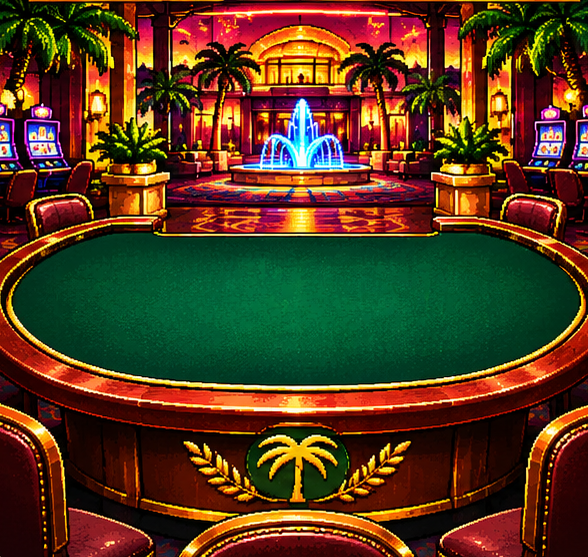
#> input picture art/source_sheets/card_tables_v1/backgrounds/desert_palms/scene.png, 588 x 557 px, found by its file name
$ python prep_card_scenes.py ../art/source_sheets/card_tables_v1/backgrounds/desert_palms/scene.png ../art/source_sheets/card_tables_v1/backgrounds/desert_palms/scene.png
#> lines starting #> are read from the running program, lines starting #| are printed output that depends on the picture; after the words box and inside, x2 and y2 are one past the last pixel; in counts of white or black regions, pixels touching at a corner belong together
"""Card table scenes (CASINO_CARD_TABLES_V1): remove the concept sheet's leftover grid separators
(the top 3 rows on every scene; a gold/dark strip on the left of White Buffalo and Morongo Sky).
Only those border strips are removed: no scaling, no other cropping. Then measures the felt.
Usage: prep_card_scenes.py SRC_BACKGROUNDS_DIR OUT_DIR"""
import json, sys
import numpy as np
from PIL import Image
from scipy import ndimage

TRIM = {'desert_palms': (0, 3), 'white_buffalo': (7, 3), 'morongo_sky': (23, 3)}  # (left, top) pixels
src, out = sys.argv[1], sys.argv[2]
meta = {}
for c, (l, t) in TRIM.items():
    im = Image.open(f'{src}/{c}/scene.png').convert('RGBA')
#> im is the input picture: PIL image 588x557 RGBA; mean R, G, B, A 85.2, 57.3, 29.8, 255
    im = im.crop((l, t, im.width, im.height))
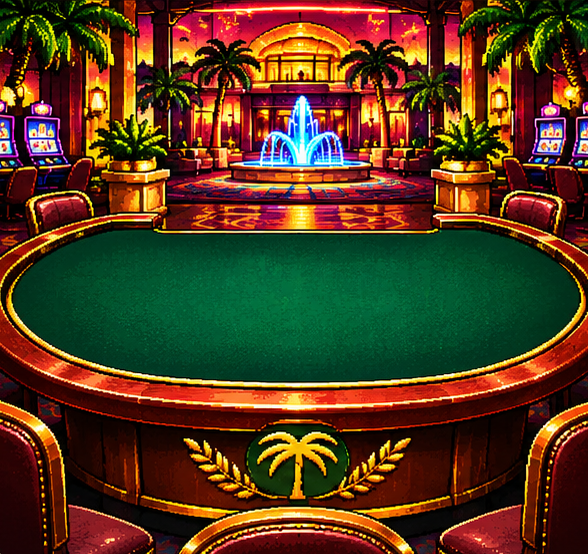
#> im: PIL image 588x554 RGBA; mean R, G, B, A 85.2, 57.4, 30, 255
    import os; os.makedirs(f'{out}/{c}', exist_ok=True)
    im.save(f'{out}/{c}/card_scene.png', optimize=True)
    a = np.array(im.convert('RGB')).astype(int)
    h, w = a.shape[:2]
#> h = 554; w = 588
    ref = a[262:272, w // 2 - 10:w // 2 + 10].reshape(-1, 3).mean(0)
#> ref = [1.58, 98.25, 55.82]
    m = np.sqrt(((a - ref) ** 2).sum(2)) < 45
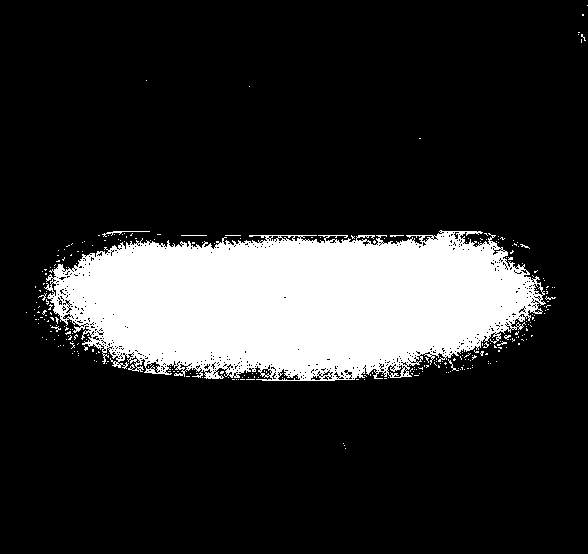
#> m: shape (554, 588) bool; 17.2% white; 288 white regions (282 under 20 px), largest, box (x1, y1, x2, y2) and area: (44, 230, 546, 381) 55055, (102, 231, 150, 237) 71, (181, 235, 207, 236) 26, (448, 359, 459, 371) 26, (38, 293, 47, 301) 20, (51, 326, 61, 332) 20
    lab, _ = ndimage.label(m)
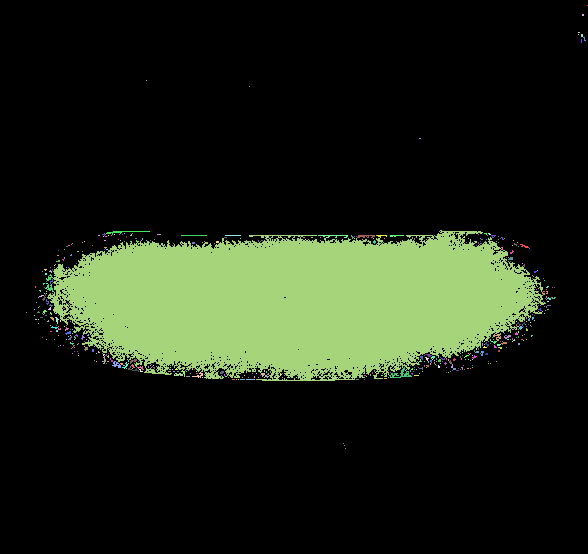
#> lab: shape (554, 588) int32; 560 distinct labels, from 0 to 559; one colour per label, 0 black
    felt = ndimage.binary_fill_holes(lab == lab[267, w // 2])
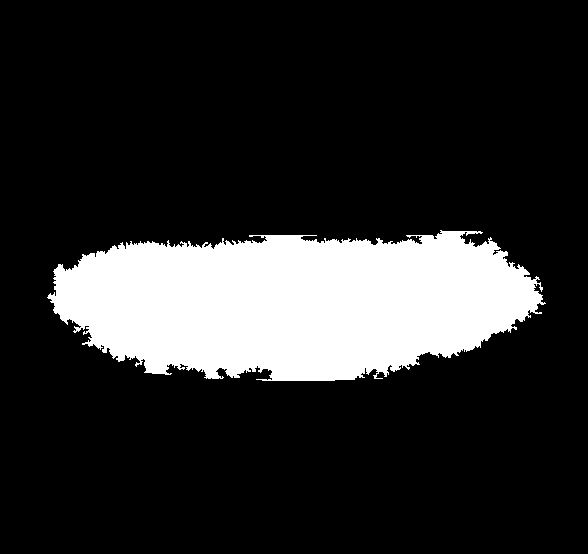
#> felt: shape (554, 588) bool; 17.2% white; 1 white region, box (x1, y1, x2, y2) and area: (47, 230, 546, 381) 55924
    felt = ndimage.binary_opening(felt, iterations=2)
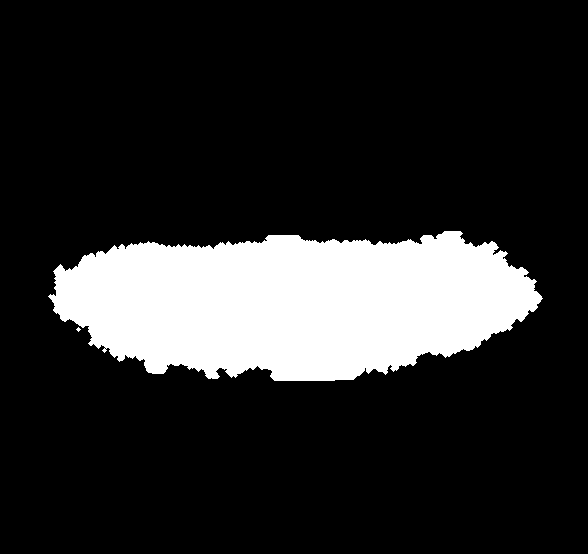
#> felt: shape (554, 588) bool; 16.9% white; 2 white regions (1 under 20 px), largest, box (x1, y1, x2, y2) and area: (48, 231, 543, 381) 54963
    ys, xs = np.nonzero(felt)
    rows = {}
    for f in np.linspace(0, 1, 11):
        y = int(ys.min() + f * (ys.max() - ys.min()))
        r = np.nonzero(felt[y])[0]
        rows[round(float(f), 1)] = [int(r.min()), int(r.max())] if len(r) else None
#> this loop made 11 passes
#> y on passes 1 to 11: 231, 245, 260, 275, 290, 305, 320, 335, 350, 365, 380
#> after the loop, rows = 11 items
    meta[c] = {'size': [w, h], 'trim_left_top': [l, t], 'felt_bbox': [int(xs.min()), int(ys.min()), int(xs.max() - xs.min() + 1), int(ys.max() - ys.min() + 1)], 'felt_rows': rows}
print(json.dumps(meta, indent=1))
#> (printed output is left out)
